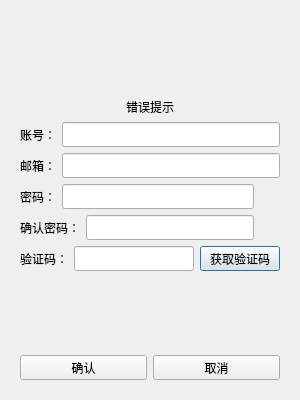
<?xml version="1.0" encoding="UTF-8"?>
<ui version="4.0">
 <class>RegisterDialog</class>
 <widget class="QDialog" name="RegisterDialog">
  <property name="geometry">
   <rect>
    <x>0</x>
    <y>0</y>
    <width>300</width>
    <height>400</height>
   </rect>
  </property>
  <property name="windowTitle">
   <string>Dialog</string>
  </property>
  <layout class="QVBoxLayout" name="verticalLayout_2">
   <item>
    <layout class="QVBoxLayout" name="verticalLayout">
     <item>
      <widget class="QStackedWidget" name="stackedWidget">
       <property name="currentIndex">
        <number>0</number>
       </property>
       <widget class="QWidget" name="page">
        <layout class="QVBoxLayout" name="verticalLayout_3">
         <item>
          <spacer name="verticalSpacer">
           <property name="orientation">
            <enum>Qt::Orientation::Vertical</enum>
           </property>
           <property name="sizeHint" stdset="0">
            <size>
             <width>20</width>
             <height>40</height>
            </size>
           </property>
          </spacer>
         </item>
         <item>
          <widget class="QLabel" name="err_tip">
           <property name="layoutDirection">
            <enum>Qt::LayoutDirection::LeftToRight</enum>
           </property>
           <property name="text">
            <string>错误提示</string>
           </property>
           <property name="alignment">
            <set>Qt::AlignmentFlag::AlignCenter</set>
           </property>
          </widget>
         </item>
         <item>
          <layout class="QHBoxLayout" name="horizontalLayout">
           <item>
            <widget class="QLabel" name="user_label">
             <property name="minimumSize">
              <size>
               <width>0</width>
               <height>25</height>
              </size>
             </property>
             <property name="maximumSize">
              <size>
               <width>16777215</width>
               <height>25</height>
              </size>
             </property>
             <property name="text">
              <string>账号：</string>
             </property>
            </widget>
           </item>
           <item>
            <widget class="QLineEdit" name="user_edit">
             <property name="minimumSize">
              <size>
               <width>0</width>
               <height>25</height>
              </size>
             </property>
             <property name="maximumSize">
              <size>
               <width>16777215</width>
               <height>25</height>
              </size>
             </property>
            </widget>
           </item>
          </layout>
         </item>
         <item>
          <layout class="QHBoxLayout" name="horizontalLayout_2">
           <item>
            <widget class="QLabel" name="email_label">
             <property name="minimumSize">
              <size>
               <width>0</width>
               <height>25</height>
              </size>
             </property>
             <property name="maximumSize">
              <size>
               <width>16777215</width>
               <height>25</height>
              </size>
             </property>
             <property name="text">
              <string>邮箱：</string>
             </property>
            </widget>
           </item>
           <item>
            <widget class="QLineEdit" name="email_edit">
             <property name="minimumSize">
              <size>
               <width>0</width>
               <height>25</height>
              </size>
             </property>
             <property name="maximumSize">
              <size>
               <width>16777215</width>
               <height>25</height>
              </size>
             </property>
            </widget>
           </item>
          </layout>
         </item>
         <item>
          <layout class="QHBoxLayout" name="horizontalLayout_3">
           <item>
            <widget class="QLabel" name="pass_label">
             <property name="minimumSize">
              <size>
               <width>0</width>
               <height>25</height>
              </size>
             </property>
             <property name="maximumSize">
              <size>
               <width>16777215</width>
               <height>25</height>
              </size>
             </property>
             <property name="text">
              <string>密码：</string>
             </property>
            </widget>
           </item>
           <item>
            <widget class="QLineEdit" name="pass_edit">
             <property name="minimumSize">
              <size>
               <width>0</width>
               <height>25</height>
              </size>
             </property>
             <property name="maximumSize">
              <size>
               <width>16777215</width>
               <height>25</height>
              </size>
             </property>
             <property name="echoMode">
              <enum>QLineEdit::EchoMode::Password</enum>
             </property>
            </widget>
           </item>
           <item>
            <widget class="ClickedLabel" name="pass_visible">
             <property name="minimumSize">
              <size>
               <width>20</width>
               <height>20</height>
              </size>
             </property>
             <property name="maximumSize">
              <size>
               <width>20</width>
               <height>20</height>
              </size>
             </property>
             <property name="text">
              <string/>
             </property>
            </widget>
           </item>
          </layout>
         </item>
         <item>
          <layout class="QHBoxLayout" name="horizontalLayout_4">
           <item>
            <widget class="QLabel" name="confirm_label">
             <property name="minimumSize">
              <size>
               <width>0</width>
               <height>25</height>
              </size>
             </property>
             <property name="maximumSize">
              <size>
               <width>16777215</width>
               <height>25</height>
              </size>
             </property>
             <property name="text">
              <string>确认密码：</string>
             </property>
            </widget>
           </item>
           <item>
            <widget class="QLineEdit" name="confirm_edit">
             <property name="minimumSize">
              <size>
               <width>0</width>
               <height>25</height>
              </size>
             </property>
             <property name="maximumSize">
              <size>
               <width>16777215</width>
               <height>25</height>
              </size>
             </property>
             <property name="echoMode">
              <enum>QLineEdit::EchoMode::Password</enum>
             </property>
            </widget>
           </item>
           <item>
            <widget class="ClickedLabel" name="confirm_visible">
             <property name="minimumSize">
              <size>
               <width>20</width>
               <height>20</height>
              </size>
             </property>
             <property name="maximumSize">
              <size>
               <width>20</width>
               <height>20</height>
              </size>
             </property>
             <property name="text">
              <string/>
             </property>
            </widget>
           </item>
          </layout>
         </item>
         <item>
          <layout class="QHBoxLayout" name="horizontalLayout_5">
           <item>
            <widget class="QLabel" name="varify_label">
             <property name="minimumSize">
              <size>
               <width>0</width>
               <height>25</height>
              </size>
             </property>
             <property name="maximumSize">
              <size>
               <width>16777215</width>
               <height>25</height>
              </size>
             </property>
             <property name="text">
              <string>验证码：</string>
             </property>
            </widget>
           </item>
           <item>
            <widget class="QLineEdit" name="varify_edit">
             <property name="minimumSize">
              <size>
               <width>0</width>
               <height>25</height>
              </size>
             </property>
             <property name="maximumSize">
              <size>
               <width>16777215</width>
               <height>25</height>
              </size>
             </property>
            </widget>
           </item>
           <item>
            <widget class="TimerBtn" name="get_code">
             <property name="minimumSize">
              <size>
               <width>0</width>
               <height>25</height>
              </size>
             </property>
             <property name="maximumSize">
              <size>
               <width>16777215</width>
               <height>25</height>
              </size>
             </property>
             <property name="text">
              <string>获取验证码</string>
             </property>
            </widget>
           </item>
          </layout>
         </item>
         <item>
          <spacer name="verticalSpacer_2">
           <property name="orientation">
            <enum>Qt::Orientation::Vertical</enum>
           </property>
           <property name="sizeHint" stdset="0">
            <size>
             <width>20</width>
             <height>40</height>
            </size>
           </property>
          </spacer>
         </item>
         <item>
          <layout class="QHBoxLayout" name="horizontalLayout_6">
           <item>
            <widget class="QPushButton" name="sure_btn">
             <property name="minimumSize">
              <size>
               <width>0</width>
               <height>25</height>
              </size>
             </property>
             <property name="maximumSize">
              <size>
               <width>16777215</width>
               <height>25</height>
              </size>
             </property>
             <property name="text">
              <string>确认</string>
             </property>
            </widget>
           </item>
           <item>
            <widget class="QPushButton" name="cancel_btn">
             <property name="minimumSize">
              <size>
               <width>0</width>
               <height>25</height>
              </size>
             </property>
             <property name="maximumSize">
              <size>
               <width>16777215</width>
               <height>25</height>
              </size>
             </property>
             <property name="text">
              <string>取消</string>
             </property>
            </widget>
           </item>
          </layout>
         </item>
        </layout>
       </widget>
       <widget class="QWidget" name="page_2">
        <layout class="QVBoxLayout" name="verticalLayout_4">
         <item>
          <spacer name="verticalSpacer_3">
           <property name="orientation">
            <enum>Qt::Orientation::Vertical</enum>
           </property>
           <property name="sizeHint" stdset="0">
            <size>
             <width>20</width>
             <height>40</height>
            </size>
           </property>
          </spacer>
         </item>
         <item>
          <widget class="QLabel" name="tip_lb">
           <property name="text">
            <string>注册成功，5s后返回</string>
           </property>
           <property name="alignment">
            <set>Qt::AlignmentFlag::AlignCenter</set>
           </property>
          </widget>
         </item>
         <item>
          <widget class="QLabel" name="tip2_lb">
           <property name="text">
            <string>可点击返回按钮返回登录界面</string>
           </property>
           <property name="alignment">
            <set>Qt::AlignmentFlag::AlignCenter</set>
           </property>
          </widget>
         </item>
         <item>
          <spacer name="verticalSpacer_4">
           <property name="orientation">
            <enum>Qt::Orientation::Vertical</enum>
           </property>
           <property name="sizeHint" stdset="0">
            <size>
             <width>20</width>
             <height>40</height>
            </size>
           </property>
          </spacer>
         </item>
         <item>
          <widget class="QWidget" name="widget" native="true">
           <layout class="QHBoxLayout" name="horizontalLayout_7">
            <item>
             <spacer name="horizontalSpacer">
              <property name="orientation">
               <enum>Qt::Orientation::Horizontal</enum>
              </property>
              <property name="sizeHint" stdset="0">
               <size>
                <width>40</width>
                <height>20</height>
               </size>
              </property>
             </spacer>
            </item>
            <item>
             <widget class="QPushButton" name="return_btn">
              <property name="minimumSize">
               <size>
                <width>0</width>
                <height>25</height>
               </size>
              </property>
              <property name="maximumSize">
               <size>
                <width>16777215</width>
                <height>25</height>
               </size>
              </property>
              <property name="text">
               <string>返回登录</string>
              </property>
             </widget>
            </item>
            <item>
             <spacer name="horizontalSpacer_2">
              <property name="orientation">
               <enum>Qt::Orientation::Horizontal</enum>
              </property>
              <property name="sizeHint" stdset="0">
               <size>
                <width>40</width>
                <height>20</height>
               </size>
              </property>
             </spacer>
            </item>
           </layout>
          </widget>
         </item>
         <item>
          <spacer name="verticalSpacer_5">
           <property name="orientation">
            <enum>Qt::Orientation::Vertical</enum>
           </property>
           <property name="sizeHint" stdset="0">
            <size>
             <width>20</width>
             <height>40</height>
            </size>
           </property>
          </spacer>
         </item>
        </layout>
       </widget>
      </widget>
     </item>
    </layout>
   </item>
  </layout>
 </widget>
 <customwidgets>
  <customwidget>
   <class>TimerBtn</class>
   <extends>QPushButton</extends>
   <header>timerbtn.h</header>
  </customwidget>
  <customwidget>
   <class>ClickedLabel</class>
   <extends>QLabel</extends>
   <header>clickedlabel.h</header>
  </customwidget>
 </customwidgets>
 <resources/>
 <connections/>
</ui>
